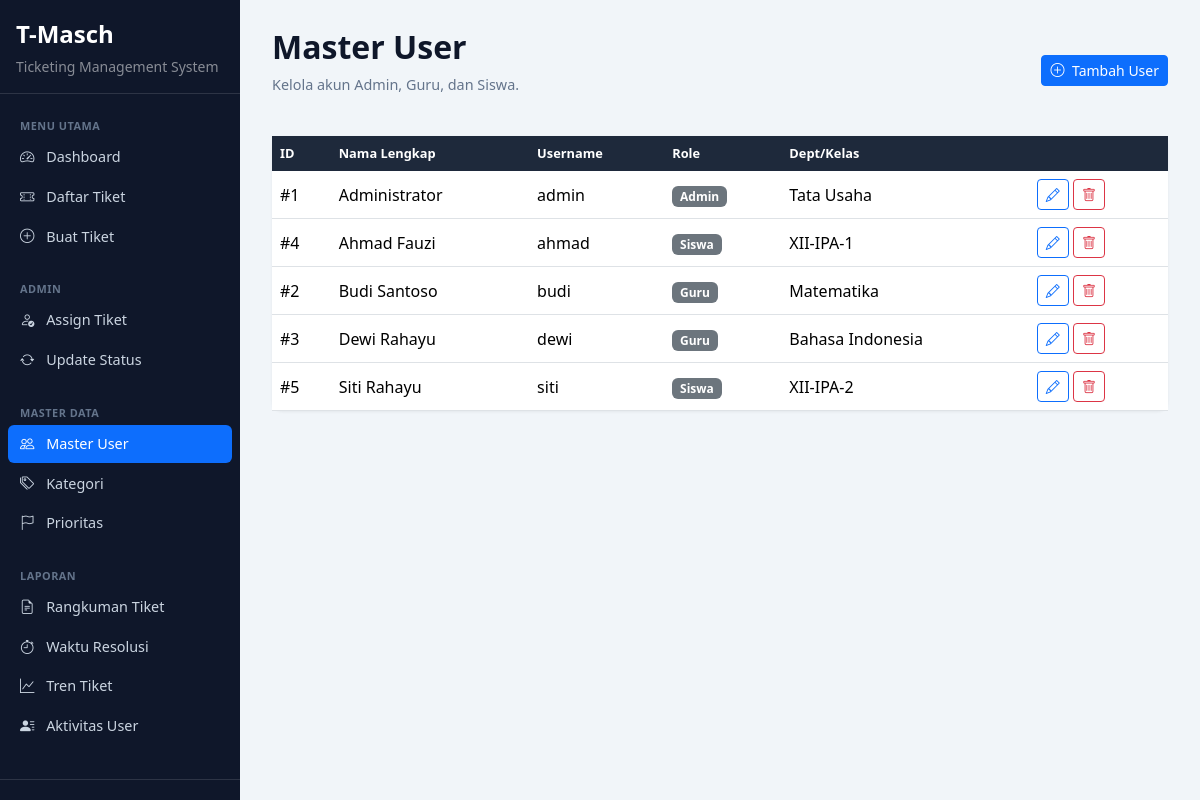
The page /master/users.php (signed in) on the database its author committed.
### tables this page shows
CREATE TABLE IF NOT EXISTS users (
    id         INT PRIMARY KEY AUTO_INCREMENT,
    username   VARCHAR(50)  NOT NULL UNIQUE,
    password   VARCHAR(50)  NOT NULL,
    full_name  VARCHAR(100) NOT NULL,
    role_id    INT          NOT NULL,
    department VARCHAR(100),
    FOREIGN KEY (role_id) REFERENCES roles(id)
);

CREATE TABLE IF NOT EXISTS roles (
    id   INT PRIMARY KEY AUTO_INCREMENT,
    name VARCHAR(20) NOT NULL
);

### includes/auth.php (called while the page is built, shortened)
<?php
function h($str)
{
    return htmlspecialchars($str ?? '', ENT_QUOTES, 'UTF-8');
}

### master/users.php (the view, shortened to what this page needs)
<?php
require_once __DIR__ . '/../includes/auth.php';
require_once __DIR__ . '/../config/db.php';
$users = $conn->query(
    "SELECT u.id, u.username, u.full_name, u.department, r.name AS role_name
     FROM users u JOIN roles r ON u.role_id = r.id ORDER BY u.full_name"
);
require_once __DIR__ . '/../includes/header.php';
?>
<div class="page-header d-flex justify-content-between align-items-center">
    <div>
        <h2>Master User</h2>
        <p>Kelola akun Admin, Guru, dan Siswa.</p>
    </div>
    <button class="btn btn-primary btn-sm" data-bs-toggle="modal" data-bs-target="#userModal"
            onclick="resetForm()">
        <i class="bi bi-plus-circle me-1"></i> Tambah User
    </button>
</div>
<div class="card">
    <div class="table-responsive">
        <table class="table table-hover mb-0 align-middle">
            <thead>
                <tr><th>ID</th><th>Nama Lengkap</th><th>Username</th><th>Role</th><th>Dept/Kelas</th><th></th></tr>
            </thead>
            <tbody>
                <?php while ($u = $users->fetch_assoc()): ?>
                <tr>
                    <td>#<?= $u['id'] ?></td>
                    <td><?= h($u['full_name']) ?></td>
                    <td><?= h($u['username']) ?></td>
                    <td><span class="badge bg-secondary"><?= h($u['role_name']) ?></span></td>
                    <td><?= h($u['department']) ?></td>
                    <td>
                        <button class="btn btn-sm btn-outline-primary"
                            onclick='editUser(<?= json_encode($u) ?>)'
                            data-bs-toggle="modal" data-bs-target="#userModal">
                            <i class="bi bi-pencil"></i>
                        </button>
                        <a href="?delete=<?= $u['id'] ?>" class="btn btn-sm btn-outline-danger"
                           onclick="return confirm('Yakin ingin menghapus user ini?')">
                            <i class="bi bi-trash"></i>
                        </a>
                    </td>
                </tr>
                <?php endwhile; ?>
            </tbody>
        </table>
    </div>
</div>
<?php require_once __DIR__ . '/../includes/footer.php'; ?>

### assets/css/style.css (style rules this page uses)
body { background-color: #f1f5f9; font-family: 'Segoe UI', system-ui, sans-serif; }
.card { border: none; border-radius: 10px; box-shadow: 0 1px 3px rgba(0,0,0,0.06); }
.table thead th { background-color: #1e293b; color: #fff; font-size: 0.8rem; font-weight: 600; border: none; white-space: nowrap; }
.page-header { margin-bottom: 24px; }
.page-header h2 { font-weight: 700; color: #0f172a; }
.page-header p { color: #64748b; font-size: 0.9rem; }

### rows shown on the page
users: id "1", full_name "Administrator", username "admin", role.name "Admin", department "Tata Usaha"
users: id "4", full_name "Ahmad Fauzi", username "ahmad", role.name "Siswa", department "XII-IPA-1"
users: id "2", full_name "Budi Santoso", username "budi", role.name "Guru", department "Matematika"
users: id "3", full_name "Dewi Rahayu", username "dewi", role.name "Guru", department "Bahasa Indonesia"
users: id "5", full_name "Siti Rahayu", username "siti", role.name "Siswa", department "XII-IPA-2"
